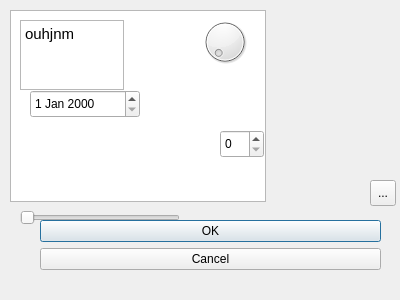
<?xml version="1.0" encoding="UTF-8"?>
<ui version="4.0">
 <class>Dialog</class>
 <widget class="QDialog" name="Dialog">
  <property name="geometry">
   <rect>
    <x>0</x>
    <y>0</y>
    <width>400</width>
    <height>300</height>
   </rect>
  </property>
  <property name="windowTitle">
   <string>Dialog</string>
  </property>
  <widget class="QDialogButtonBox" name="buttonBox">
   <property name="geometry">
    <rect>
     <x>40</x>
     <y>220</y>
     <width>341</width>
     <height>81</height>
    </rect>
   </property>
   <property name="orientation">
    <enum>Qt::Vertical</enum>
   </property>
   <property name="standardButtons">
    <set>QDialogButtonBox::Cancel|QDialogButtonBox::Ok</set>
   </property>
  </widget>
  <widget class="QToolButton" name="toolButton">
   <property name="geometry">
    <rect>
     <x>370</x>
     <y>180</y>
     <width>26</width>
     <height>26</height>
    </rect>
   </property>
   <property name="text">
    <string>...</string>
   </property>
  </widget>
  <widget class="QListView" name="listView">
   <property name="geometry">
    <rect>
     <x>10</x>
     <y>10</y>
     <width>256</width>
     <height>192</height>
    </rect>
   </property>
  </widget>
  <widget class="QTextEdit" name="textEdit">
   <property name="geometry">
    <rect>
     <x>20</x>
     <y>20</y>
     <width>104</width>
     <height>70</height>
    </rect>
   </property>
   <property name="html">
    <string>&lt;!DOCTYPE HTML PUBLIC &quot;-//W3C//DTD HTML 4.0//EN&quot; &quot;http://www.w3.org/TR/REC-html40/strict.dtd&quot;&gt;
&lt;html&gt;&lt;head&gt;&lt;meta name=&quot;qrichtext&quot; content=&quot;1&quot; /&gt;&lt;style type=&quot;text/css&quot;&gt;
p, li { white-space: pre-wrap; }
&lt;/style&gt;&lt;/head&gt;&lt;body style=&quot; font-family:'Ubuntu Sans'; font-size:11pt; font-weight:400; font-style:normal;&quot;&gt;
&lt;p style=&quot; margin-top:0px; margin-bottom:0px; margin-left:0px; margin-right:0px; -qt-block-indent:0; text-indent:0px;&quot;&gt;ouhjnm&lt;/p&gt;&lt;/body&gt;&lt;/html&gt;</string>
   </property>
  </widget>
  <widget class="QDial" name="sun">
   <property name="geometry">
    <rect>
     <x>200</x>
     <y>10</y>
     <width>50</width>
     <height>64</height>
    </rect>
   </property>
  </widget>
  <widget class="QDateEdit" name="dateEdit">
   <property name="geometry">
    <rect>
     <x>30</x>
     <y>90</y>
     <width>110</width>
     <height>28</height>
    </rect>
   </property>
  </widget>
  <widget class="QSlider" name="horizontalSlider">
   <property name="geometry">
    <rect>
     <x>20</x>
     <y>210</y>
     <width>160</width>
     <height>16</height>
    </rect>
   </property>
   <property name="orientation">
    <enum>Qt::Horizontal</enum>
   </property>
  </widget>
  <widget class="QSpinBox" name="spinBox">
   <property name="geometry">
    <rect>
     <x>220</x>
     <y>130</y>
     <width>44</width>
     <height>28</height>
    </rect>
   </property>
  </widget>
 </widget>
 <resources/>
 <connections>
  <connection>
   <sender>buttonBox</sender>
   <signal>accepted()</signal>
   <receiver>Dialog</receiver>
   <slot>accept()</slot>
   <hints>
    <hint type="sourcelabel">
     <x>248</x>
     <y>254</y>
    </hint>
    <hint type="destinationlabel">
     <x>157</x>
     <y>274</y>
    </hint>
   </hints>
  </connection>
  <connection>
   <sender>buttonBox</sender>
   <signal>rejected()</signal>
   <receiver>Dialog</receiver>
   <slot>reject()</slot>
   <hints>
    <hint type="sourcelabel">
     <x>316</x>
     <y>260</y>
    </hint>
    <hint type="destinationlabel">
     <x>286</x>
     <y>274</y>
    </hint>
   </hints>
  </connection>
 </connections>
</ui>
